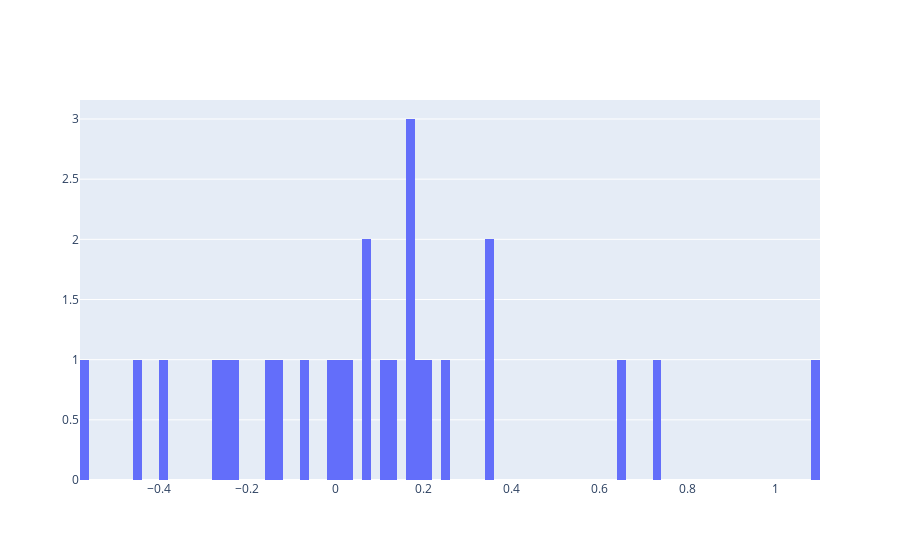

Notebook code cell kept with this figure:
### Code cell
# Histogram the 1mo alpha for all dates before 2022
print(votes_with_returns['1yr_alpha'].mean())
plt = go.Histogram(x=votes_with_returns['1yr_alpha'], nbinsx=100)
fig = go.Figure(plt)
fig.show()

### Figure 1 — Plotly figure (JSON) as saved in the notebook; plotly's stock layout.template omitted (floating-point values rounded to 4 significant figures)
{"data": [{"nbinsx": 100, "type": "histogram", "x": [null, null, null, null, null, null, null, 0.1906, null, null, null, null, null, 0.0216, -0.01961, 0.1075, 0.3464, -0.5603, null, null, -0.07365, -0.2562, 0.2511, 0.06908, -0.2356, 0.1609, 0.2155, 0.007147, 0.06384, null, 0.1667, 0.6582, -0.1441, 0.7383, 0.1692, -0.1328, -0.2611, 0.1377, -0.458, -0.397, 0.3574, 1.087]}], "layout": {}}
